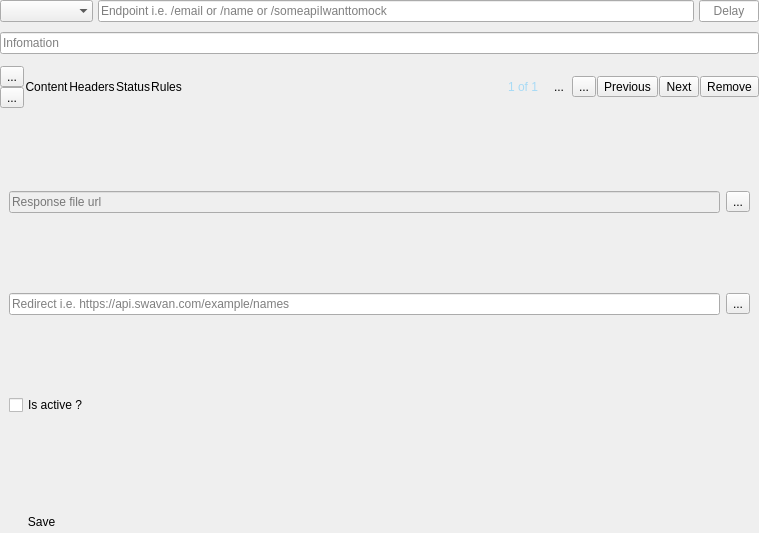
<?xml version="1.0" encoding="UTF-8"?>
<ui version="4.0">
 <class>Form</class>
 <widget class="QWidget" name="Form">
  <property name="geometry">
   <rect>
    <x>0</x>
    <y>0</y>
    <width>759</width>
    <height>533</height>
   </rect>
  </property>
  <property name="sizePolicy">
   <sizepolicy hsizetype="MinimumExpanding" vsizetype="MinimumExpanding">
    <horstretch>0</horstretch>
    <verstretch>0</verstretch>
   </sizepolicy>
  </property>
  <property name="windowTitle">
   <string>Form</string>
  </property>
  <property name="styleSheet">
   <string notr="true"/>
  </property>
  <layout class="QVBoxLayout" name="verticalLayout">
   <property name="spacing">
    <number>0</number>
   </property>
   <property name="leftMargin">
    <number>0</number>
   </property>
   <property name="topMargin">
    <number>0</number>
   </property>
   <property name="rightMargin">
    <number>0</number>
   </property>
   <property name="bottomMargin">
    <number>0</number>
   </property>
   <item>
    <layout class="QVBoxLayout" name="verticalLayout_2">
     <property name="spacing">
      <number>0</number>
     </property>
     <item>
      <layout class="QVBoxLayout" name="verticalLayout_13">
       <property name="spacing">
        <number>5</number>
       </property>
       <property name="bottomMargin">
        <number>12</number>
       </property>
       <item>
        <layout class="QHBoxLayout" name="horizontalLayout_15"/>
       </item>
       <item>
        <layout class="QHBoxLayout" name="horizontalLayout_3" stretch="0,1,0">
         <property name="bottomMargin">
          <number>5</number>
         </property>
         <item>
          <widget class="QComboBox" name="http_method_combo">
           <property name="enabled">
            <bool>true</bool>
           </property>
           <property name="sizePolicy">
            <sizepolicy hsizetype="Preferred" vsizetype="Preferred">
             <horstretch>0</horstretch>
             <verstretch>0</verstretch>
            </sizepolicy>
           </property>
           <property name="minimumSize">
            <size>
             <width>0</width>
             <height>0</height>
            </size>
           </property>
           <property name="maximumSize">
            <size>
             <width>16777215</width>
             <height>16777215</height>
            </size>
           </property>
           <property name="sizeIncrement">
            <size>
             <width>0</width>
             <height>0</height>
            </size>
           </property>
           <property name="baseSize">
            <size>
             <width>0</width>
             <height>0</height>
            </size>
           </property>
           <property name="toolTip">
            <string>Http Methods</string>
           </property>
           <property name="toolTipDuration">
            <number>0</number>
           </property>
           <property name="styleSheet">
            <string notr="true"/>
           </property>
           <property name="currentText">
            <string/>
           </property>
           <property name="placeholderText">
            <string>Http Method</string>
           </property>
           <property name="frame">
            <bool>false</bool>
           </property>
          </widget>
         </item>
         <item>
          <widget class="QLineEdit" name="url_input">
           <property name="placeholderText">
            <string>Endpoint i.e. /email or /name or /someapiIwanttomock</string>
           </property>
          </widget>
         </item>
         <item>
          <widget class="QLineEdit" name="delay_input">
           <property name="maximumSize">
            <size>
             <width>60</width>
             <height>16777215</height>
            </size>
           </property>
           <property name="toolTip">
            <string>Response Delay</string>
           </property>
           <property name="inputMethodHints">
            <set>Qt::ImhDigitsOnly</set>
           </property>
           <property name="alignment">
            <set>Qt::AlignCenter</set>
           </property>
           <property name="placeholderText">
            <string>Delay</string>
           </property>
          </widget>
         </item>
        </layout>
       </item>
       <item>
        <widget class="QLineEdit" name="response_info_input">
         <property name="placeholderText">
          <string>Infomation</string>
         </property>
        </widget>
       </item>
      </layout>
     </item>
     <item>
      <widget class="QFrame" name="endpointIdentifierControlBar">
       <property name="sizePolicy">
        <sizepolicy hsizetype="Expanding" vsizetype="Preferred">
         <horstretch>0</horstretch>
         <verstretch>0</verstretch>
        </sizepolicy>
       </property>
       <property name="autoFillBackground">
        <bool>false</bool>
       </property>
       <property name="styleSheet">
        <string notr="true">#endpointIdentifierControlBar {
border-radius: 4px;
border-style: outset;
border-bottom-right-radius: 0px;
border-bottom-left-radius: 0px;
}
</string>
       </property>
       <property name="frameShape">
        <enum>QFrame::Panel</enum>
       </property>
       <property name="frameShadow">
        <enum>QFrame::Raised</enum>
       </property>
       <property name="lineWidth">
        <number>1</number>
       </property>
       <layout class="QHBoxLayout" name="horizontalLayout">
        <property name="spacing">
         <number>0</number>
        </property>
        <property name="leftMargin">
         <number>0</number>
        </property>
        <property name="topMargin">
         <number>0</number>
        </property>
        <property name="rightMargin">
         <number>0</number>
        </property>
        <property name="bottomMargin">
         <number>0</number>
        </property>
        <item>
         <layout class="QHBoxLayout" name="horizontalLayout_2" stretch="0,0,0,0,0,0,0,0,0,0,0,0">
          <property name="spacing">
           <number>1</number>
          </property>
          <item>
           <layout class="QVBoxLayout" name="verticalLayout_4">
            <property name="spacing">
             <number>0</number>
            </property>
            <item>
             <widget class="QToolButton" name="move_up_btn">
              <property name="minimumSize">
               <size>
                <width>15</width>
                <height>0</height>
               </size>
              </property>
              <property name="text">
               <string>...</string>
              </property>
              <property name="icon">
               <iconset>
                <normaloff>../assets/images/icons/up_trangle.ico</normaloff>../assets/images/icons/up_trangle.ico</iconset>
              </property>
              <property name="iconSize">
               <size>
                <width>15</width>
                <height>10</height>
               </size>
              </property>
             </widget>
            </item>
            <item>
             <widget class="QToolButton" name="move_down_btn">
              <property name="minimumSize">
               <size>
                <width>15</width>
                <height>0</height>
               </size>
              </property>
              <property name="text">
               <string>...</string>
              </property>
              <property name="icon">
               <iconset>
                <normaloff>../assets/images/icons/down_trangle.ico</normaloff>../assets/images/icons/down_trangle.ico</iconset>
              </property>
              <property name="iconSize">
               <size>
                <width>15</width>
                <height>10</height>
               </size>
              </property>
             </widget>
            </item>
           </layout>
          </item>
          <item>
           <widget class="QPushButton" name="endpoint_btn">
            <property name="styleSheet">
             <string notr="true">border: none;
border-radius: 0px;


</string>
            </property>
            <property name="text">
             <string>Content</string>
            </property>
            <property name="checkable">
             <bool>true</bool>
            </property>
            <property name="flat">
             <bool>true</bool>
            </property>
           </widget>
          </item>
          <item>
           <widget class="QPushButton" name="headers_btn">
            <property name="styleSheet">
             <string notr="true">border: none;
border-radius: 0px;</string>
            </property>
            <property name="text">
             <string>Headers</string>
            </property>
            <property name="checkable">
             <bool>true</bool>
            </property>
           </widget>
          </item>
          <item>
           <widget class="QPushButton" name="status_btn">
            <property name="styleSheet">
             <string notr="true">border: none;
border-radius: 0px;</string>
            </property>
            <property name="text">
             <string>Status</string>
            </property>
            <property name="checkable">
             <bool>true</bool>
            </property>
           </widget>
          </item>
          <item>
           <widget class="QPushButton" name="rules_btn">
            <property name="styleSheet">
             <string notr="true">border: none;
border-radius: 0px;</string>
            </property>
            <property name="text">
             <string>Rules</string>
            </property>
            <property name="checkable">
             <bool>true</bool>
            </property>
           </widget>
          </item>
          <item>
           <spacer name="horizontalSpacer">
            <property name="orientation">
             <enum>Qt::Horizontal</enum>
            </property>
            <property name="sizeHint" stdset="0">
             <size>
              <width>40</width>
              <height>20</height>
             </size>
            </property>
           </spacer>
          </item>
          <item>
           <widget class="QLabel" name="response_page_lbl">
            <property name="autoFillBackground">
             <bool>false</bool>
            </property>
            <property name="styleSheet">
             <string notr="true">color: rgba(167,218,245, 1);
padding: 5px;
background-color: transparent; </string>
            </property>
            <property name="text">
             <string>1 of 1</string>
            </property>
           </widget>
          </item>
          <item>
           <widget class="QToolButton" name="add_btn">
            <property name="toolTip">
             <string>Add more response</string>
            </property>
            <property name="toolTipDuration">
             <number>0</number>
            </property>
            <property name="text">
             <string>...</string>
            </property>
            <property name="icon">
             <iconset>
              <normaloff>../assets/images/icons/add.ico</normaloff>../assets/images/icons/add.ico</iconset>
            </property>
            <property name="iconSize">
             <size>
              <width>20</width>
              <height>20</height>
             </size>
            </property>
            <property name="autoRaise">
             <bool>true</bool>
            </property>
           </widget>
          </item>
          <item>
           <widget class="QToolButton" name="duplicate_response_btn">
            <property name="toolTip">
             <string>Create duplicate response</string>
            </property>
            <property name="toolTipDuration">
             <number>0</number>
            </property>
            <property name="text">
             <string>...</string>
            </property>
            <property name="icon">
             <iconset>
              <normaloff>../assets/images/icons/copy.ico</normaloff>../assets/images/icons/copy.ico</iconset>
            </property>
            <property name="iconSize">
             <size>
              <width>20</width>
              <height>20</height>
             </size>
            </property>
           </widget>
          </item>
          <item>
           <widget class="QToolButton" name="previous_btn">
            <property name="toolTip">
             <string>Previous</string>
            </property>
            <property name="toolTipDuration">
             <number>0</number>
            </property>
            <property name="text">
             <string>Previous</string>
            </property>
            <property name="icon">
             <iconset>
              <normaloff>../assets/images/icons/previous.ico</normaloff>../assets/images/icons/previous.ico</iconset>
            </property>
            <property name="iconSize">
             <size>
              <width>20</width>
              <height>20</height>
             </size>
            </property>
           </widget>
          </item>
          <item>
           <widget class="QToolButton" name="next_btn">
            <property name="toolTip">
             <string>Next</string>
            </property>
            <property name="statusTip">
             <string/>
            </property>
            <property name="layoutDirection">
             <enum>Qt::RightToLeft</enum>
            </property>
            <property name="text">
             <string>Next</string>
            </property>
            <property name="icon">
             <iconset>
              <normaloff>../assets/images/icons/next.ico</normaloff>../assets/images/icons/next.ico</iconset>
            </property>
            <property name="iconSize">
             <size>
              <width>20</width>
              <height>20</height>
             </size>
            </property>
            <property name="autoExclusive">
             <bool>true</bool>
            </property>
           </widget>
          </item>
          <item>
           <widget class="QToolButton" name="delete_btn">
            <property name="toolTip">
             <string>Remove</string>
            </property>
            <property name="toolTipDuration">
             <number>0</number>
            </property>
            <property name="text">
             <string>Remove</string>
            </property>
            <property name="icon">
             <iconset>
              <normaloff>../assets/images/icons/trash-can.ico</normaloff>../assets/images/icons/trash-can.ico</iconset>
            </property>
            <property name="iconSize">
             <size>
              <width>20</width>
              <height>20</height>
             </size>
            </property>
           </widget>
          </item>
         </layout>
        </item>
       </layout>
      </widget>
     </item>
     <item>
      <widget class="QStackedWidget" name="endpoints">
       <property name="styleSheet">
        <string notr="true">#endpoints {
border-radius: 4px;
border-style: outset;
border-top: none;
border-top-right-radius: 0px;
border-top-left-radius: 0px;
}
</string>
       </property>
       <property name="frameShape">
        <enum>QFrame::NoFrame</enum>
       </property>
       <property name="lineWidth">
        <number>0</number>
       </property>
       <property name="currentIndex">
        <number>0</number>
       </property>
       <widget class="QWidget" name="endpointsPage1_2">
        <layout class="QVBoxLayout" name="verticalLayout_5">
         <item>
          <layout class="QVBoxLayout" name="verticalLayout_3">
           <item>
            <layout class="QHBoxLayout" name="horizontalLayout_8">
             <item>
              <widget class="QLineEdit" name="file_url_input">
               <property name="enabled">
                <bool>false</bool>
               </property>
               <property name="placeholderText">
                <string>Response file url</string>
               </property>
              </widget>
             </item>
             <item>
              <widget class="QToolButton" name="upload_btn">
               <property name="text">
                <string>...</string>
               </property>
               <property name="icon">
                <iconset>
                 <normaloff>../assets/images/icons/upload.ico</normaloff>../assets/images/icons/upload.ico</iconset>
               </property>
              </widget>
             </item>
            </layout>
           </item>
          </layout>
         </item>
         <item>
          <layout class="QVBoxLayout" name="mock_data_editor_layout"/>
         </item>
         <item>
          <layout class="QHBoxLayout" name="horizontalLayout_4">
           <item>
            <widget class="QLineEdit" name="redirect_input">
             <property name="placeholderText">
              <string>Redirect i.e. https://api.swavan.com/example/names</string>
             </property>
            </widget>
           </item>
           <item>
            <widget class="QToolButton" name="redirect_response_modify">
             <property name="text">
              <string>...</string>
             </property>
             <property name="icon">
              <iconset>
               <normaloff>../assets/images/icons/edit.ico</normaloff>../assets/images/icons/edit.ico</iconset>
             </property>
            </widget>
           </item>
          </layout>
         </item>
         <item>
          <widget class="QCheckBox" name="isEndpointActive">
           <property name="toolTip">
            <string>Status of the endpoint ( Enable or disable )</string>
           </property>
           <property name="toolTipDuration">
            <number>0</number>
           </property>
           <property name="text">
            <string>Is active ?</string>
           </property>
          </widget>
         </item>
        </layout>
       </widget>
       <widget class="QWidget" name="endpointsPage2_2">
        <layout class="QVBoxLayout" name="verticalLayout_7">
         <item>
          <layout class="QVBoxLayout" name="verticalLayout_6">
           <item>
            <widget class="QTableWidget" name="header_tbl">
             <property name="toolTip">
              <string>Headers</string>
             </property>
             <property name="toolTipDuration">
              <number>0</number>
             </property>
             <property name="lineWidth">
              <number>0</number>
             </property>
             <property name="editTriggers">
              <set>QAbstractItemView::AnyKeyPressed|QAbstractItemView::DoubleClicked|QAbstractItemView::EditKeyPressed|QAbstractItemView::SelectedClicked</set>
             </property>
             <property name="showDropIndicator" stdset="0">
              <bool>false</bool>
             </property>
             <property name="dragDropOverwriteMode">
              <bool>false</bool>
             </property>
             <property name="alternatingRowColors">
              <bool>true</bool>
             </property>
             <property name="selectionMode">
              <enum>QAbstractItemView::SingleSelection</enum>
             </property>
             <property name="selectionBehavior">
              <enum>QAbstractItemView::SelectItems</enum>
             </property>
             <property name="textElideMode">
              <enum>Qt::ElideMiddle</enum>
             </property>
             <property name="showGrid">
              <bool>false</bool>
             </property>
             <property name="gridStyle">
              <enum>Qt::NoPen</enum>
             </property>
             <property name="sortingEnabled">
              <bool>true</bool>
             </property>
             <property name="cornerButtonEnabled">
              <bool>true</bool>
             </property>
             <property name="rowCount">
              <number>0</number>
             </property>
             <property name="columnCount">
              <number>3</number>
             </property>
             <attribute name="horizontalHeaderCascadingSectionResizes">
              <bool>true</bool>
             </attribute>
             <attribute name="horizontalHeaderShowSortIndicator" stdset="0">
              <bool>true</bool>
             </attribute>
             <attribute name="verticalHeaderVisible">
              <bool>false</bool>
             </attribute>
             <attribute name="verticalHeaderShowSortIndicator" stdset="0">
              <bool>false</bool>
             </attribute>
             <column>
              <property name="text">
               <string>Header</string>
              </property>
              <property name="icon">
               <iconset>
                <normaloff>../assets/images/icons/header.ico</normaloff>../assets/images/icons/header.ico</iconset>
              </property>
             </column>
             <column>
              <property name="text">
               <string>Value</string>
              </property>
             </column>
             <column>
              <property name="text">
               <string/>
              </property>
              <property name="textAlignment">
               <set>AlignTrailing|AlignVCenter</set>
              </property>
              <property name="foreground">
               <brush brushstyle="NoBrush">
                <color alpha="255">
                 <red>255</red>
                 <green>0</green>
                 <blue>0</blue>
                </color>
               </brush>
              </property>
             </column>
            </widget>
           </item>
           <item>
            <layout class="QHBoxLayout" name="horizontalLayout_9">
             <item>
              <widget class="QPushButton" name="add_header_btn">
               <property name="toolTip">
                <string>Click here to add more headers</string>
               </property>
               <property name="toolTipDuration">
                <number>0</number>
               </property>
               <property name="styleSheet">
                <string notr="true">background-color:transparent</string>
               </property>
               <property name="text">
                <string>Add Header</string>
               </property>
               <property name="icon">
                <iconset>
                 <normaloff>../assets/images/icons/add.ico</normaloff>../assets/images/icons/add.ico</iconset>
               </property>
               <property name="flat">
                <bool>true</bool>
               </property>
              </widget>
             </item>
             <item>
              <spacer name="horizontalSpacer_3">
               <property name="orientation">
                <enum>Qt::Horizontal</enum>
               </property>
               <property name="sizeHint" stdset="0">
                <size>
                 <width>40</width>
                 <height>20</height>
                </size>
               </property>
              </spacer>
             </item>
            </layout>
           </item>
          </layout>
         </item>
        </layout>
       </widget>
       <widget class="QWidget" name="endpointsPage3_2">
        <layout class="QVBoxLayout" name="verticalLayout_9">
         <item>
          <layout class="QVBoxLayout" name="verticalLayout_8">
           <item>
            <widget class="QLineEdit" name="status_code_input">
             <property name="toolTip">
              <string>Status Code</string>
             </property>
             <property name="toolTipDuration">
              <number>0</number>
             </property>
             <property name="inputMethodHints">
              <set>Qt::ImhDigitsOnly</set>
             </property>
             <property name="placeholderText">
              <string>Status Code</string>
             </property>
            </widget>
           </item>
           <item>
            <spacer name="verticalSpacer">
             <property name="orientation">
              <enum>Qt::Vertical</enum>
             </property>
             <property name="sizeHint" stdset="0">
              <size>
               <width>20</width>
               <height>40</height>
              </size>
             </property>
            </spacer>
           </item>
          </layout>
         </item>
        </layout>
       </widget>
       <widget class="QWidget" name="endpointsPage4_2">
        <layout class="QVBoxLayout" name="verticalLayout_11">
         <item>
          <layout class="QVBoxLayout" name="verticalLayout_10">
           <item>
            <widget class="QScrollArea" name="scrollArea">
             <property name="frameShape">
              <enum>QFrame::NoFrame</enum>
             </property>
             <property name="widgetResizable">
              <bool>true</bool>
             </property>
             <widget class="QWidget" name="scrollAreaWidgetContents">
              <property name="geometry">
               <rect>
                <x>0</x>
                <y>0</y>
                <width>731</width>
                <height>354</height>
               </rect>
              </property>
              <layout class="QVBoxLayout" name="verticalLayout_15">
               <property name="leftMargin">
                <number>0</number>
               </property>
               <property name="rightMargin">
                <number>0</number>
               </property>
               <item>
                <widget class="QComboBox" name="cmb_rules_connector">
                 <property name="toolTip">
                  <string>Rule connected by i.e AND or OR</string>
                 </property>
                 <property name="toolTipDuration">
                  <number>0</number>
                 </property>
                </widget>
               </item>
               <item>
                <layout class="QVBoxLayout" name="rules_container">
                 <item>
                  <layout class="QVBoxLayout" name="rule_list">
                   <item>
                    <widget class="QTableWidget" name="mock_rule_tbl">
                     <property name="frameShape">
                      <enum>QFrame::NoFrame</enum>
                     </property>
                     <property name="verticalScrollBarPolicy">
                      <enum>Qt::ScrollBarAlwaysOff</enum>
                     </property>
                     <property name="horizontalScrollBarPolicy">
                      <enum>Qt::ScrollBarAlwaysOff</enum>
                     </property>
                     <property name="editTriggers">
                      <set>QAbstractItemView::NoEditTriggers</set>
                     </property>
                     <property name="dragEnabled">
                      <bool>false</bool>
                     </property>
                     <property name="dragDropOverwriteMode">
                      <bool>false</bool>
                     </property>
                     <property name="dragDropMode">
                      <enum>QAbstractItemView::DragDrop</enum>
                     </property>
                     <property name="defaultDropAction">
                      <enum>Qt::IgnoreAction</enum>
                     </property>
                     <property name="selectionMode">
                      <enum>QAbstractItemView::SingleSelection</enum>
                     </property>
                     <property name="selectionBehavior">
                      <enum>QAbstractItemView::SelectItems</enum>
                     </property>
                     <property name="textElideMode">
                      <enum>Qt::ElideNone</enum>
                     </property>
                     <property name="showGrid">
                      <bool>false</bool>
                     </property>
                     <property name="gridStyle">
                      <enum>Qt::NoPen</enum>
                     </property>
                     <property name="cornerButtonEnabled">
                      <bool>false</bool>
                     </property>
                     <attribute name="horizontalHeaderDefaultSectionSize">
                      <number>19</number>
                     </attribute>
                     <attribute name="horizontalHeaderHighlightSections">
                      <bool>false</bool>
                     </attribute>
                     <attribute name="verticalHeaderVisible">
                      <bool>false</bool>
                     </attribute>
                     <attribute name="verticalHeaderDefaultSectionSize">
                      <number>40</number>
                     </attribute>
                     <attribute name="verticalHeaderHighlightSections">
                      <bool>false</bool>
                     </attribute>
                     <column>
                      <property name="text">
                       <string>Filter By</string>
                      </property>
                     </column>
                     <column>
                      <property name="text">
                       <string>Field Name</string>
                      </property>
                     </column>
                     <column>
                      <property name="text">
                       <string>Operator</string>
                      </property>
                     </column>
                     <column>
                      <property name="text">
                       <string>Value</string>
                      </property>
                     </column>
                     <column>
                      <property name="text">
                       <string>X</string>
                      </property>
                      <property name="toolTip">
                       <string>Delete Row</string>
                      </property>
                     </column>
                    </widget>
                   </item>
                   <item>
                    <widget class="QFrame" name="ruleMakePanel">
                     <property name="styleSheet">
                      <string notr="true"/>
                     </property>
                     <property name="frameShape">
                      <enum>QFrame::NoFrame</enum>
                     </property>
                     <layout class="QHBoxLayout" name="horizontalLayout_10" stretch="0,1,0,1">
                      <property name="spacing">
                       <number>2</number>
                      </property>
                      <property name="leftMargin">
                       <number>0</number>
                      </property>
                      <property name="topMargin">
                       <number>0</number>
                      </property>
                      <property name="rightMargin">
                       <number>0</number>
                      </property>
                      <property name="bottomMargin">
                       <number>0</number>
                      </property>
                      <item>
                       <widget class="QComboBox" name="filter_by_combo">
                        <property name="sizePolicy">
                         <sizepolicy hsizetype="Preferred" vsizetype="Preferred">
                          <horstretch>0</horstretch>
                          <verstretch>0</verstretch>
                         </sizepolicy>
                        </property>
                        <property name="placeholderText">
                         <string>Filter By</string>
                        </property>
                       </widget>
                      </item>
                      <item>
                       <widget class="QLineEdit" name="field_input">
                        <property name="placeholderText">
                         <string>Field</string>
                        </property>
                       </widget>
                      </item>
                      <item>
                       <widget class="QComboBox" name="rule_operator_combo">
                        <property name="sizePolicy">
                         <sizepolicy hsizetype="Preferred" vsizetype="Preferred">
                          <horstretch>0</horstretch>
                          <verstretch>0</verstretch>
                         </sizepolicy>
                        </property>
                        <property name="maxVisibleItems">
                         <number>1000</number>
                        </property>
                        <property name="sizeAdjustPolicy">
                         <enum>QComboBox::AdjustToMinimumContentsLengthWithIcon</enum>
                        </property>
                        <property name="placeholderText">
                         <string>Operator</string>
                        </property>
                        <property name="frame">
                         <bool>true</bool>
                        </property>
                       </widget>
                      </item>
                      <item>
                       <widget class="QLineEdit" name="rule_value_input">
                        <property name="placeholderText">
                         <string>Value</string>
                        </property>
                       </widget>
                      </item>
                     </layout>
                    </widget>
                   </item>
                  </layout>
                 </item>
                 <item>
                  <layout class="QHBoxLayout" name="horizontalLayout_5">
                   <item>
                    <widget class="QPushButton" name="rule_add_btn">
                     <property name="sizePolicy">
                      <sizepolicy hsizetype="Fixed" vsizetype="Fixed">
                       <horstretch>0</horstretch>
                       <verstretch>0</verstretch>
                      </sizepolicy>
                     </property>
                     <property name="text">
                      <string>Add Rule</string>
                     </property>
                     <property name="icon">
                      <iconset>
                       <normaloff>../assets/images/icons/add.ico</normaloff>../assets/images/icons/add.ico</iconset>
                     </property>
                    </widget>
                   </item>
                   <item>
                    <spacer name="horizontalSpacer_4">
                     <property name="orientation">
                      <enum>Qt::Horizontal</enum>
                     </property>
                     <property name="sizeHint" stdset="0">
                      <size>
                       <width>40</width>
                       <height>20</height>
                      </size>
                     </property>
                    </spacer>
                   </item>
                   <item>
                    <widget class="QCommandLinkButton" name="advaance_rule_codes_btn">
                     <property name="maximumSize">
                      <size>
                       <width>120</width>
                       <height>16777215</height>
                      </size>
                     </property>
                     <property name="toolTip">
                      <string>Click here to write advance code</string>
                     </property>
                     <property name="toolTipDuration">
                      <number>0</number>
                     </property>
                     <property name="text">
                      <string>Advance Option</string>
                     </property>
                     <property name="icon">
                      <iconset>
                       <normaloff>../assets/images/icons/code.ico</normaloff>../assets/images/icons/code.ico</iconset>
                     </property>
                    </widget>
                   </item>
                  </layout>
                 </item>
                </layout>
               </item>
              </layout>
             </widget>
            </widget>
           </item>
          </layout>
         </item>
        </layout>
       </widget>
      </widget>
     </item>
     <item>
      <layout class="QHBoxLayout" name="horizontalLayout_13">
       <property name="topMargin">
        <number>12</number>
       </property>
       <item>
        <widget class="QPushButton" name="save_btn">
         <property name="toolTip">
          <string>Save the change</string>
         </property>
         <property name="toolTipDuration">
          <number>0</number>
         </property>
         <property name="styleSheet">
          <string notr="true"/>
         </property>
         <property name="text">
          <string>  Save </string>
         </property>
         <property name="icon">
          <iconset>
           <normaloff>../assets/images/icons/save.ico</normaloff>../assets/images/icons/save.ico</iconset>
         </property>
         <property name="iconSize">
          <size>
           <width>25</width>
           <height>25</height>
          </size>
         </property>
         <property name="autoDefault">
          <bool>true</bool>
         </property>
         <property name="default">
          <bool>true</bool>
         </property>
         <property name="flat">
          <bool>true</bool>
         </property>
        </widget>
       </item>
       <item>
        <spacer name="horizontalSpacer_2">
         <property name="orientation">
          <enum>Qt::Horizontal</enum>
         </property>
         <property name="sizeHint" stdset="0">
          <size>
           <width>40</width>
           <height>20</height>
          </size>
         </property>
        </spacer>
       </item>
      </layout>
     </item>
    </layout>
   </item>
  </layout>
 </widget>
 <resources/>
 <connections/>
</ui>
